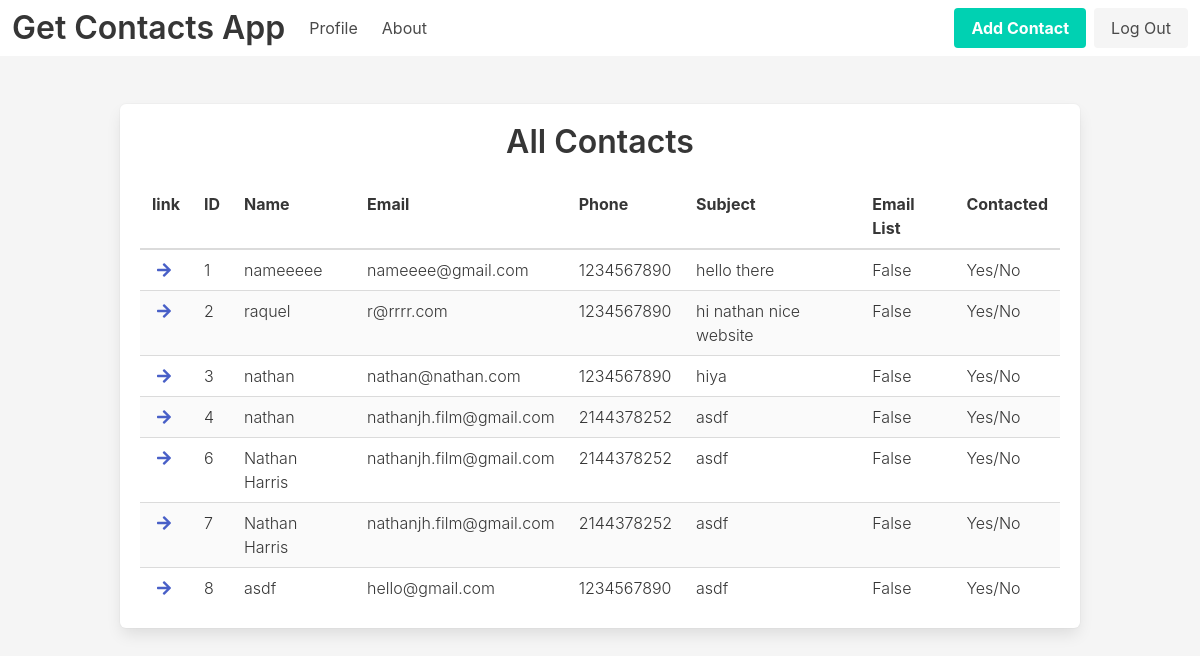
Screenshot of /admin/contacts (signed in) with the database file from the repository.
### get_contacts_app/models.py (models this page shows)
class Contact(db.Model):
    id = db.Column(db.Integer, primary_key=True)
    name = db.Column(db.String(100), nullable=False)
    date_posted = db.Column(
        db.DateTime, nullable=False,
        default=datetime.utcnow)
    email = db.Column(db.String(120), nullable=False)
    phone = db.Column(db.String(20))
    subject = db.Column(db.String(75), nullable=False)
    body = db.Column(db.String(280), nullable=False)
    join = db.Column(db.Boolean)
    contacted = db.Column(db.Boolean)
    posts = db.relationship('Post',backref='contact_thread',lazy=True)

### get_contacts_app/routes.py (the view)
@app.route("/admin")
@app.route("/admin/contacts")
@login_required
def admin_home():
    contacts = Contact.query.all()
    return render_template('admin-home.html', contacts=contacts)

### get_contacts_app/models.py (called while the page is built)
@login_manager.user_loader
def load_user(user_id):
    return User.query.get(int(user_id))

### get_contacts_app/templates/admin-home.html
{% extends 'base.html' %}
{% block main %}
<section id="contacts-section" class="section">
    <div class="container">
        <div class="box">
            <h2 class="title has-text-centered">All Contacts</h2>
            <div class="table-container">
                <table class="table is-striped is-hoverable is-fullwidth">
                    <thead>
                        <tr>
                            <th>link</th>
                            <th>ID</th>
                            <th>Name</th>
                            <th>Email</th>
                            <th>Phone</th>
                            <th>Subject</th>
                            <th>Email List</th>
                            <th>Contacted</th>
                        </tr>
                    </thead>
                    <tbody>
                        {% for contact in contacts %}
                        <tr>
                            <th><a href="{{ url_for('one_contact', contact_id=contact.id) }}"><span class="icon"><i
                                            class="fas fa-arrow-right"></i></span></a></th>
                            <th class="has-text-weight-light">{{ contact.id }}</th>
                            <th class="has-text-weight-light">{{ contact.name }}</th>
                            <th class="has-text-weight-light">{{ contact.email }}</th>
                            <th class="has-text-weight-light">{{ contact.phone }}</th>
                            <th class="has-text-weight-light">{{ contact.subject }}</th>
                            <th class="has-text-weight-light">{{ contact.join }}</th>
                            <th class="has-text-weight-light">Yes/No</th>
                        </tr>
                        {% endfor %}
                    </tbody>
                </table>
            </div>
        </div>
    </div>
</section>
{% endblock %}

### get_contacts_app/templates/base.html (shortened to what this page needs)
<!DOCTYPE html>
<html lang="en">
<head>
    <link rel="stylesheet" href="https://cdnjs.cloudflare.com/ajax/libs/bulma/0.9.1/css/bulma.min.css"
 />
    <link rel="stylesheet" href="https://cdnjs.cloudflare.com/ajax/libs/font-awesome/5.15.1/css/all.min.css"
 />
    <link rel="stylesheet" href="{{ url_for('static', filename='main.css')}}">
</head>
<body>
    <header>
        <nav class="navbar" role="navigation" aria-label="main navigation">
            <div class="navbar-brand">
                <a class="navbar-item" href="{{url_for('admin_home')}}">
                    <h2 class="title is-3">Get Contacts App</h2>
                </a>
            </div>
            <div id="navbarBasicExample" class="navbar-menu">
                <div class="navbar-start">
                    <a href="{{url_for('account')}}" class="navbar-item">Profile</a>
                    <a href="{{url_for('about')}}" class="navbar-item">About</a>
                </div>
                <div class="navbar-end">
                    <div class="navbar-item">
                        <div class="buttons">
                            {% if current_user.is_authenticated %}
                            <a href="{{url_for('add_contact')}}" class="button is-primary"><strong>Add
                                    Contact</strong></a>
                            <a href="{{url_for('logout')}}" class="button is-light">Log Out</a>
                            {% else %}
                            <a href="{{url_for('register')}}" class="button is-primary"><strong>Register</strong></a>
                            <a href="{{url_for('login')}}" class="button is-light">Log In</a>
                            {% endif %}
                        </div>
                    </div>
                </div>
            </div>
        </nav>
    </header>
    <main>{% block main %}{% endblock %}</main>
</body>
</html>

### get_contacts_app/static/main.css (style rules this page uses)
body { background-color: #f5f5f5; height: 100vh; }

### rows the page displays
Contact: id "1", name "nameeeee", email "nameeee@gmail.com", phone "1234567890", subject "hello there", join "False"
Contact: id "2", name "raquel", email "r@rrrr.com", phone "1234567890", subject "hi nathan nice website", join "False"
Contact: id "3", name "nathan", email "nathan@nathan.com", phone "1234567890", subject "hiya", join "False"
Contact: id "4", name "nathan", email "nathanjh.film@gmail.com", phone "2144378252", subject "asdf", join "False"
Contact: id "6", name "Nathan Harris", email "nathanjh.film@gmail.com", phone "2144378252", subject "asdf", join "False"
Contact: id "7", name "Nathan Harris", email "nathanjh.film@gmail.com", phone "2144378252", subject "asdf", join "False"
Contact: id "8", name "asdf", email "hello@gmail.com", phone "1234567890", subject "asdf", join "False"
